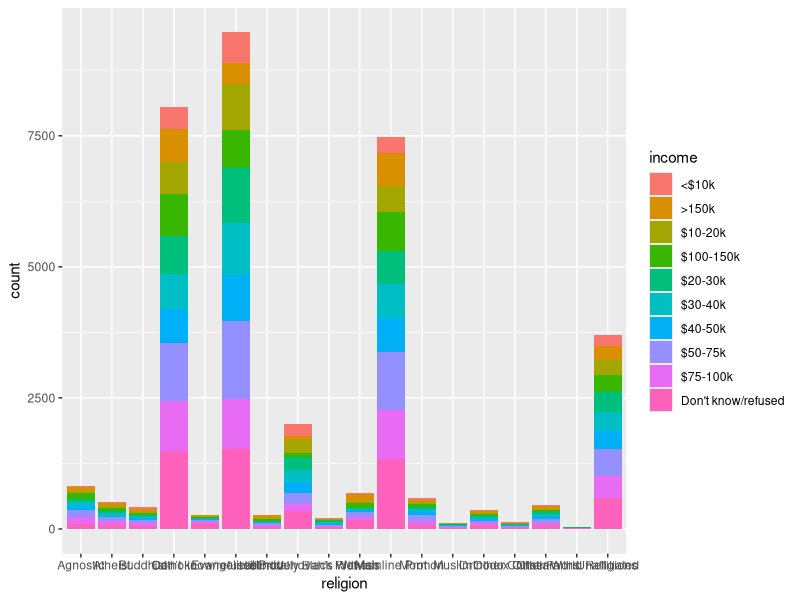
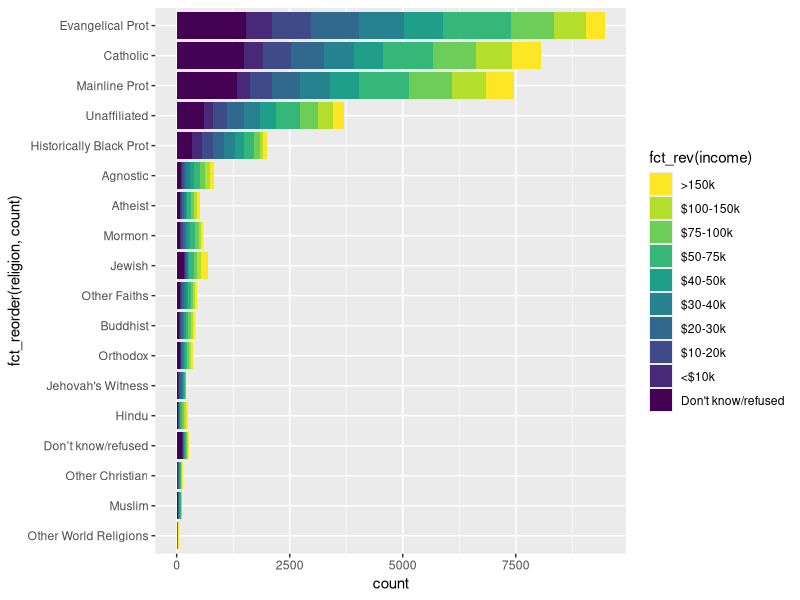
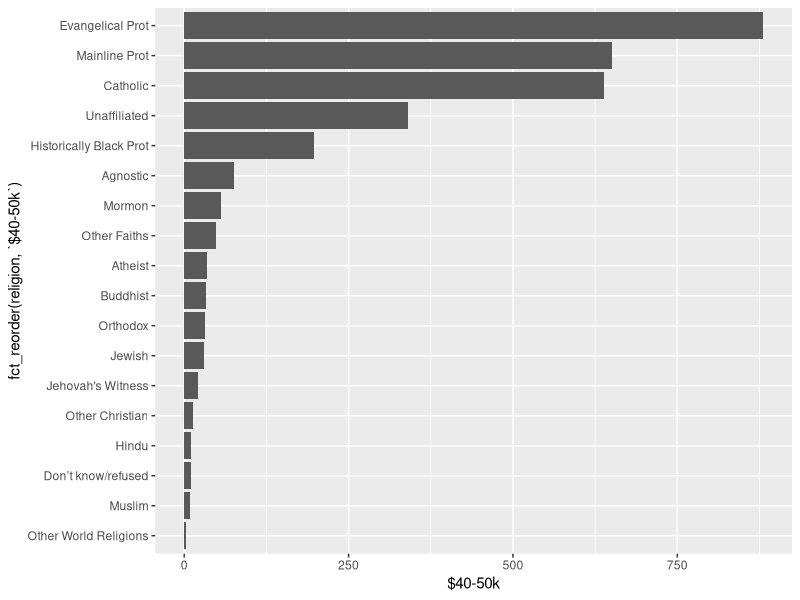
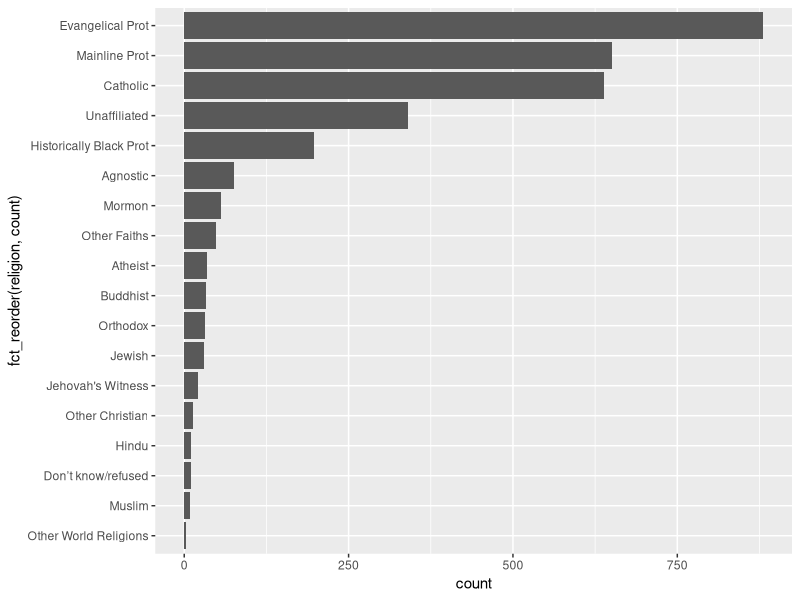
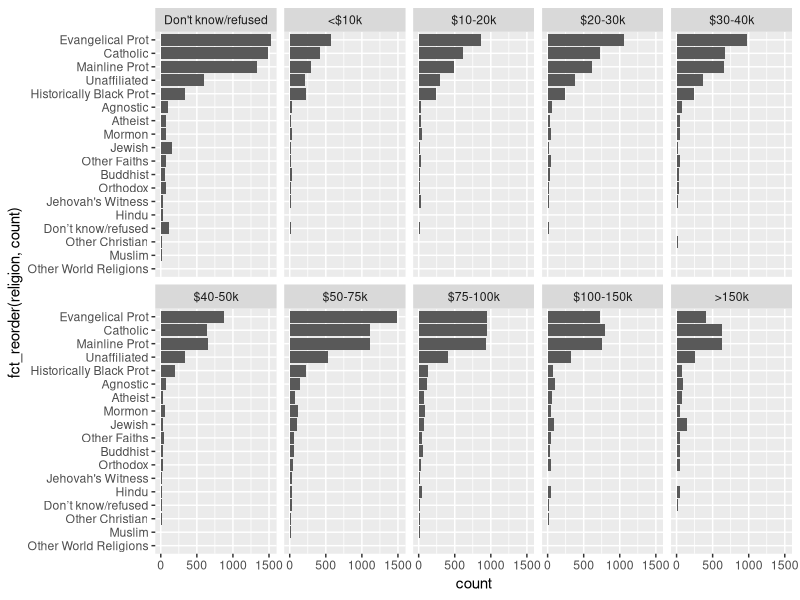
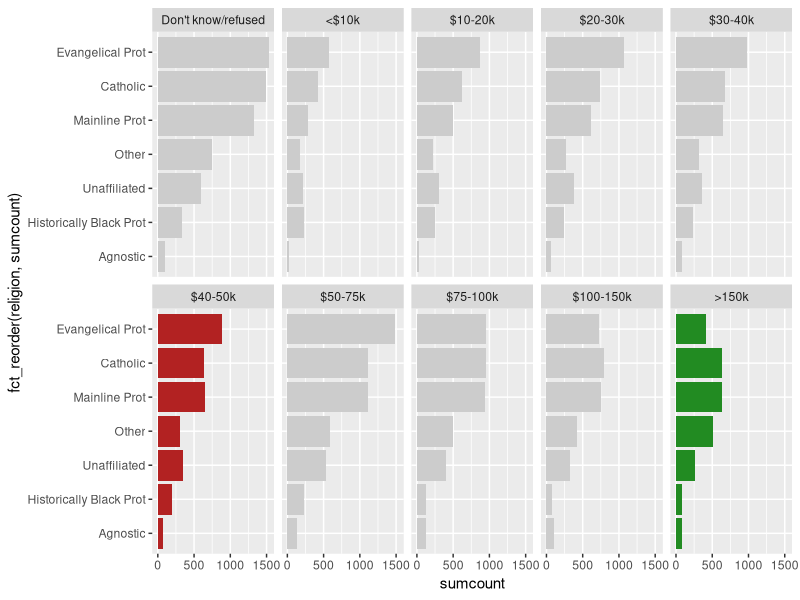

Generate these figures, in order, with R:
## ---- chunk 1
library(tidyverse)
## ---- chunk 2
data(relig_income)
data(fish_encounters)
## ---- chunk 3
relig_income
## ---- chunk 4
relig_income %>%
  pivot_longer(-religion, names_to = "income", values_to = "count")
## ---- chunk 5
fish_encounters
## ---- chunk 6
fish_encounters %>% 
  pivot_wider(names_from = station, values_from = seen)
## ---- chunk 7
relig_income %>%
  pivot_longer(-religion, names_to = "income", values_to = "count") %>% 
  ggplot(aes(religion, count, fill = income)) +
  geom_col()
## ---- chunk 8
inc_levels = c("Don't know/refused",
               "<$10k", "$10-20k", "$20-30k", "$30-40k",
               "$40-50k", "$50-75k", "$75-100k", "$100-150k",
               ">150k")

relig_income %>%
  pivot_longer(-religion, names_to = "income", values_to = "count") %>% 
  mutate(income = fct_relevel(income, inc_levels)) %>% 
  ggplot(aes(fct_reorder(religion, count), 
             count, fill = fct_rev(income))) +
  geom_col() +
  scale_fill_viridis_d(direction = -1) +
  coord_flip() 
## ---- chunk 9
relig_income %>% 
  ggplot(aes(fct_reorder(religion, `$40-50k`), `$40-50k`)) +
  geom_col() + 
  coord_flip()
## ---- chunk 10
relig_income %>%
  pivot_longer(-religion, names_to = "income", values_to = "count") %>% 
  filter(income == "$40-50k") %>% 
  ggplot(aes(fct_reorder(religion, count), count)) +
  geom_col() +
  coord_flip() 
## ---- chunk 11
relig_income %>%
  pivot_longer(-religion, names_to = "income", values_to = "count") %>% 
  mutate(income = fct_relevel(income, inc_levels)) %>% 
  ggplot(aes(fct_reorder(religion, count), 
             count)) +
  geom_col(show.legend = FALSE) +
  coord_flip() +
  facet_wrap(~ income, nrow = 2) 
  
## ---- chunk 12
relig_income %>%
  pivot_longer(-religion, names_to = "income", values_to = "count") %>% 
  mutate(religion = fct_lump_n(religion, 6, w = count)) %>% 
  mutate(income = fct_relevel(income, inc_levels)) %>% 
  group_by(religion, income) %>%
  summarise(sumcount = sum(count)) %>% 
  ggplot(aes(fct_reorder(religion, sumcount), 
             sumcount)) + 
  geom_col(fill = "grey80", show.legend = FALSE) +
  geom_col(data = . %>% filter(income == "$40-50k"),
           fill = "firebrick") +
  geom_col(data = . %>% filter(income == ">150k"),
           fill = "forestgreen") +
  coord_flip() +
  facet_wrap(~ income, nrow = 2) 
